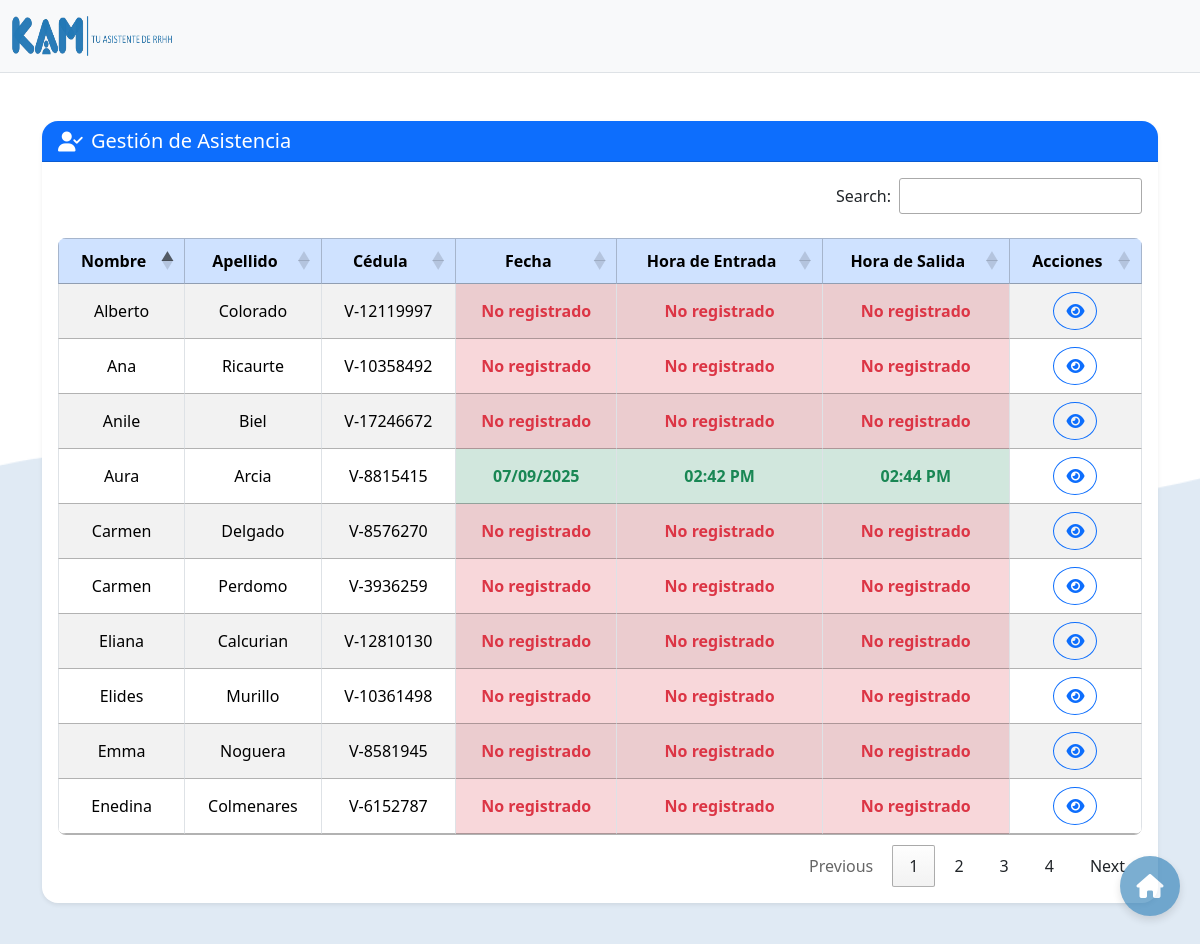
Screenshot of /Asistencia.php (signed in) with the database file from the repository.
### tables this page shows
CREATE TABLE `persona` (
  `id_personal` int(11) NOT NULL,
  `nombre_personal` varchar(255) NOT NULL,
  `apellido_personal` varchar(255) NOT NULL,
  `cedula_personal` varchar(50) NOT NULL,
  `titulo_personal` varchar(255) NOT NULL,
  `correo_personal` varchar(255) NOT NULL,
  `nacimiento_personal` date NOT NULL,
  `ingreso_personal` date NOT NULL,
  `cargo_personal` varchar(255) NOT NULL,
  `huella_dactilar` mediumblob NOT NULL,
  `nacionalidad_personal` varchar(100) DEFAULT NULL,
  `tipo` enum('Parcial','Tiempo Completo') NOT NULL,
  `activo` tinyint(1) NOT NULL DEFAULT 1
);

### Asistencia.php (the view, shortened to what this page needs)
<?php
$conn = new mysqli("localhost", "root", "", "base_kam");
$sql = "SELECT
            p.nombre_personal,
            p.apellido_personal,
            p.cedula_personal,
            IF(a.fecha_asistencia = CURDATE(), a.fecha_asistencia, 'No registrado') AS fecha_asistencia,
            IF(a.fecha_asistencia = CURDATE(), DATE_FORMAT(a.hora_entrada, '%h:%i %p'), 'No registrado') AS hora_entrada_12h,
            IF(a.fecha_asistencia = CURDATE() AND a.hora_salida IS NOT NULL, DATE_FORMAT(a.hora_salida, '%h:%i %p'), 'No registrado') AS hora_salida_12h
        FROM persona p
        LEFT JOIN asistencia a
        ON p.cedula_personal = a.cedula_personal
        AND a.fecha_asistencia = CURDATE()";
$result = $conn->query($sql);
?>
<!DOCTYPE html>
<html lang="es">
<head>
    <link rel="stylesheet" href="https://cdn.jsdelivr.net/npm/sweetalert2@11/dist/sweetalert2.min.css">
    <link href="https://cdn.jsdelivr.net/npm/bootstrap@5.3.2/dist/css/bootstrap.min.css" rel="stylesheet">
    <link rel="stylesheet" type="text/css" href="https://cdn.datatables.net/1.11.5/css/jquery.dataTables.css">
    <link rel="stylesheet" href="https://cdnjs.cloudflare.com/ajax/libs/font-awesome/6.5.0/css/all.min.css">
    <link rel="stylesheet" href="https://cdn.datatables.net/1.13.6/css/dataTables.bootstrap5.min.css">
    <link rel="stylesheet" href="Assets/CSS/Reportes.css">
    <link rel="stylesheet" href="Assets/CSS/Asistencia.css">
</head>
<body>
  <div class="container-fluid py-3 border-bottom">
    <div class="d-flex align-items-center justify-content-between flex-wrap">
      <div class="d-flex align-items-center gap-2">
        <img src="Assets/Images/KAM.png" alt="Logo" width="160" height="40">
      </div>
  </div>
</div>
<div class="container mx-auto my-5">
  <div class="card shadow-sm border-0 rounded-4">
    <div class="card-header bg-primary text-white rounded-top-4 d-flex align-items-center">
      <i class="fas fa-user-check icon fa-lg me-2"></i>
      <h5 class="mb-0">Gestión de Asistencia</h5>
    </div>
    <div class="card-body rounded-bottom-4">
      <div class="d-flex justify-content-center">
        <div class="table-responsive w-100">
          <table id="miTabla" class="table table-striped table-bordered table-hover align-middle text-center mb-0 rounded-3 overflow-hidden">
            <thead class="table-primary">
              <tr class="mt-4">
                <th class="text-center">Nombre</th>
                <th class="text-center">Apellido</th>
                <th class="text-center">Cédula</th>
                <th class="text-center">Fecha</th>
                <th class="text-center">Hora de Entrada</th>
                <th class="text-center">Hora de Salida</th>
                <th class="text-center">Acciones</th>
            </tr>
        </thead>
        <tbody>
            <?php
            if ($result->num_rows > 0) {
                while ($row = $result->fetch_assoc()) { ?>
                    <tr data-cedula="<?php echo htmlspecialchars($row['cedula_personal']); ?>">
                        <td class="nombre text-center"><?php echo htmlspecialchars($row['nombre_personal']); ?></td>
                        <td class="apellido text-center"><?php echo htmlspecialchars($row['apellido_personal']); ?></td>
                        <td class="cedula text-center"><?php echo htmlspecialchars($row['cedula_personal']); ?></td>
                        <td class="<?php echo $row['fecha_asistencia'] === 'No registrado'
                            ? 'bg-danger-subtle text-danger fw-bold text-center'
                            : 'bg-success-subtle text-success fw-semibold text-center'; ?>">
                            <?php
                            if ($row['fecha_asistencia'] !== "No registrado") {
                                $fecha = DateTime::createFromFormat('Y-m-d', $row['fecha_asistencia']);
                                echo $fecha ? $fecha->format('d/m/Y') : htmlspecialchars($row['fecha_asistencia']);
                            } else {
                                echo "No registrado";
                            }
                            ?>
                        </td>
                        <td class="entrada <?php echo $row['hora_entrada_12h'] === 'No registrado'
                        ? 'bg-danger-subtle text-danger fw-bold text-center'
                        : 'bg-success-subtle text-success fw-semibold text-center'; ?>">
                        <?php echo $row['hora_entrada_12h'] !== "No registrado"
                            ? htmlspecialchars($row['hora_entrada_12h'])
                            : "No registrado"; ?>
                        </td>
                        <td class="salida <?php echo $row['hora_salida_12h'] === 'No registrado'
                        ? 'bg-danger-subtle text-danger fw-bold text-center'
                        : 'bg-success-subtle text-success fw-semibold text-center'; ?>">
                        <?php echo $row['hora_salida_12h'] !== "No registrado"
                            ? htmlspecialchars($row['hora_salida_12h'])
                            : "No registrado"; ?>
                        </td>
                        <td class="text-center">
                            <div class="btn btn-outline-primary rounded-circle">
                                <i class="fas fa-eye" onclick="otrosRegistros('<?php echo htmlspecialchars($row['cedula_personal']); ?>')"></i>
                            </div>
                        </td>
                    </tr>
                <?php }
            } else {
                echo "<tr><td colspan='7'>No se encontraron resultados.</td></tr>";
            }
            ?>
            </tbody>
          </table>
        </div>
      </div>
    </div>
  </div>
</div>
    <a href="Inicio.php">
        <div class="floating-button">
        <i class="fas fa-house fa-xl text-white"></i>
        </div>
    </a>
</body>
</html>

### Assets/CSS/Reportes.css (style rules this page uses)
.container-fluid { position: relative; z-index: 2; background-color: #f8f9fa; backdrop-filter: none; }

### Assets/CSS/Asistencia.css (style rules this page uses)
.floating-button { background-color: #2378b2; opacity: 0.6; border: none; border-radius: 50%; width: 60px; height: 60px; position: fixed; bottom: 35px; right: 20px; cursor: pointer; display: flex; justify-content: center; align-items: center; box-shadow: 0 4px 8px rgba(0, 0, 0, 0.2); transition: opacity 0.3s ease; }

### rows the page displays
persona: nombre_personal "Aura", apellido_personal "Arcia", cedula_personal "V-8815415", format "07/09/2025", hora_entrada_12h "02:42 PM", hora_salida_12h "02:44 PM"
persona: nombre_personal "Anile", apellido_personal "Biel", cedula_personal "V-17246672", shows "No registrado"
persona: nombre_personal "Elides", apellido_personal "Murillo", cedula_personal "V-10361498", shows "No registrado"
persona: nombre_personal "Carmen", apellido_personal "Delgado", cedula_personal "V-8576270", shows "No registrado"
persona: nombre_personal "Carmen", apellido_personal "Perdomo", cedula_personal "V-3936259", shows "No registrado"
persona: nombre_personal "Enedina", apellido_personal "Colmenares", cedula_personal "V-6152787", shows "No registrado"
persona: nombre_personal "Emma", apellido_personal "Noguera", cedula_personal "V-8581945", shows "No registrado"
persona: nombre_personal "Alberto", apellido_personal "Colorado", cedula_personal "V-12119997", shows "No registrado"
persona: nombre_personal "Eliana", apellido_personal "Calcurian", cedula_personal "V-12810130", shows "No registrado"
persona: nombre_personal "Ana", apellido_personal "Ricaurte", cedula_personal "V-10358492", shows "No registrado"
